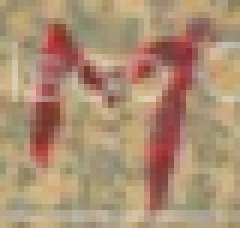
#> input picture experimentos/06_web_coloane/crops/g_cap_1787377161791_01_M.png, 40 x 38 px (shown 6 times larger)
$ python -i server_anotador.py   (imports and definitions only)
#> lines starting #> are read from the running program, lines starting #| are printed output that depends on the picture; after the words box and inside, x2 and y2 are one past the last pixel; in counts of white or black regions, pixels touching at a corner belong together
#> further down, picture is the input picture: PIL image 40x38 RGB; mean R, G, B 172.7, 143.3, 115.7
import os
import sys
import traceback
import json
import csv
import base64
import io
import urllib.parse
from http.server import ThreadingHTTPServer, BaseHTTPRequestHandler
from urllib.parse import urlparse, parse_qs, unquote
from PIL import Image
import cv2
import numpy as np

BASE_DIR = r"C:\Users\WLADI\Desktop\COLOANE\TRANSCRIPCIONES COLOANE"
EXP_DIR = os.path.join(BASE_DIR, "experimentos", "06_web_coloane")
CROPS_OUT_DIR = os.path.join(EXP_DIR, "crops")
CROPS_ISO_DIR = os.path.join(EXP_DIR, "crops_isolated")
JSON_DB_PATH = os.path.join(EXP_DIR, "dataset_glifos_manuales.json")
CSV_DB_PATH = os.path.join(EXP_DIR, "dataset_glifos_manuales.csv")
INDEX_HTML_PATH = os.path.join(EXP_DIR, "index.html")

# [2 lines not run here, left out]

# [47 lines left out: functions get_safe_char, load_db, save_db, not called in this run]

def isolate_ink(pil_img, mask=None):
    img_cv = cv2.cvtColor(np.array(pil_img.convert('RGB')), cv2.COLOR_RGB2BGR)
    gray = cv2.cvtColor(img_cv, cv2.COLOR_BGR2GRAY)
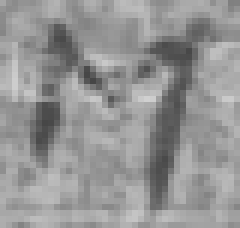
#> gray: shape (38, 40) (shown 6 times larger); min 70, max 208, mean 148.9
    h, w = gray.shape
#> h = 38; w = 40

    # Dynamically scale block_size for small glyphs down to 3x3
    block_size = max(3, min(21, (min(h, w) // 2) * 2 + 1))
#> block_size = 21
    binary = cv2.adaptiveThreshold(gray, 255, cv2.ADAPTIVE_THRESH_GAUSSIAN_C, cv2.THRESH_BINARY_INV, block_size, 10)
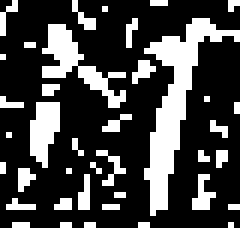
#> binary: shape (38, 40) (shown 6 times larger); 26.5% white; 39 white regions (36 under 20 px), largest, box (x1, y1, x2, y2) and area: (24, 3, 40, 36) 150, (7, 4, 21, 18) 64, (5, 17, 10, 28) 39

    # Only apply morphological opening on glyphs large enough to avoid eroding thin strokes
    if min(h, w) >= 20:
        kernel = np.ones((2, 2), np.uint8)
        binary = cv2.morphologyEx(binary, cv2.MORPH_OPEN, kernel)
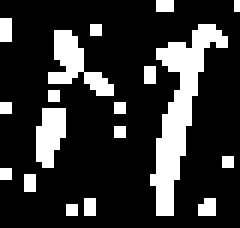
#> binary: shape (38, 40) (shown 6 times larger); 20.2% white; 18 white regions (15 under 20 px), largest, box (x1, y1, x2, y2) and area: (25, 4, 38, 36) 144, (8, 5, 19, 16) 51, (6, 18, 11, 28) 38

    if mask is not None:
        binary[mask == 0] = 0

    rgba = np.zeros((h, w, 4), dtype=np.uint8)
    rgba[:, :, 0] = 240
    rgba[:, :, 1] = 240
    rgba[:, :, 2] = 240
    rgba[:, :, 3] = binary
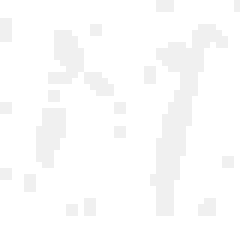
#> rgba: shape (38, 40, 4) (shown 6 times larger); mean of channels 0, 1, 2, 3 240, 240, 240, 51.5; transparent parts drawn white
    return Image.fromarray(rgba)

class AnnotationHandler(BaseHTTPRequestHandler):
    def log_message(self, format, *args):
        pass

    # [187 lines left out: functions send_bytes, do_GET, do_POST, run, not called in this run]

# [5 lines not run here, left out]

>>> from PIL import Image
>>> picture = Image.open('crops/g_cap_1787377161791_01_M.png')
>>> result = isolate_ink(picture)
